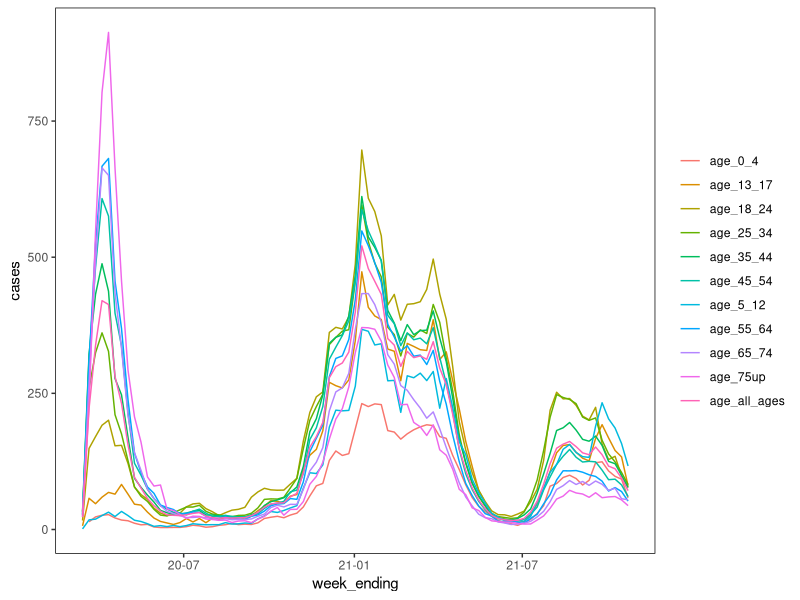
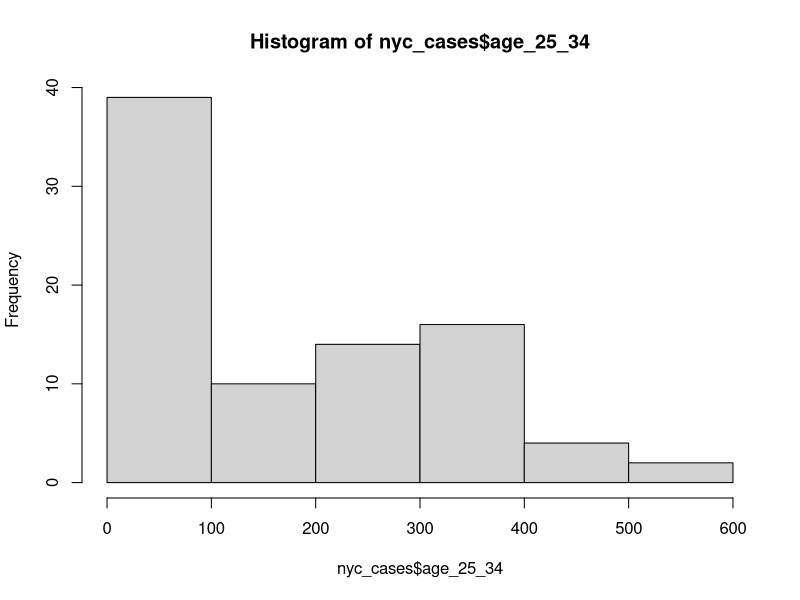
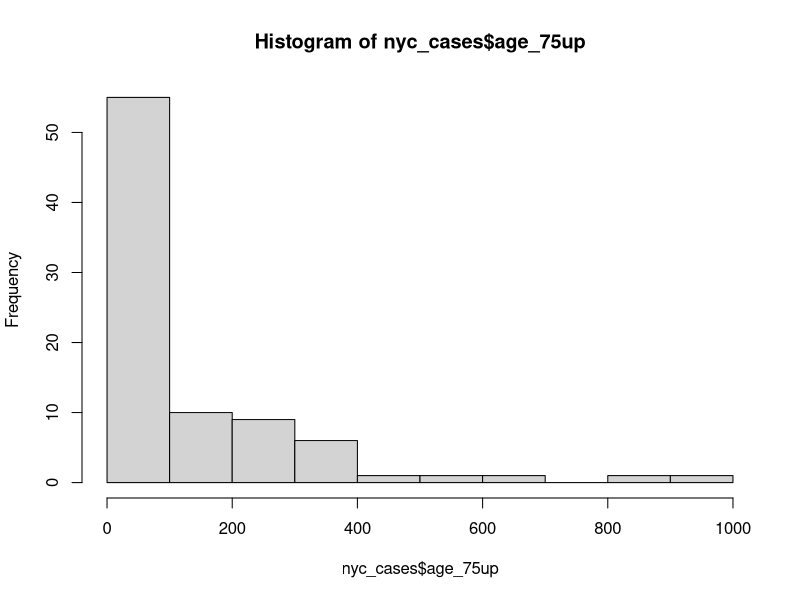
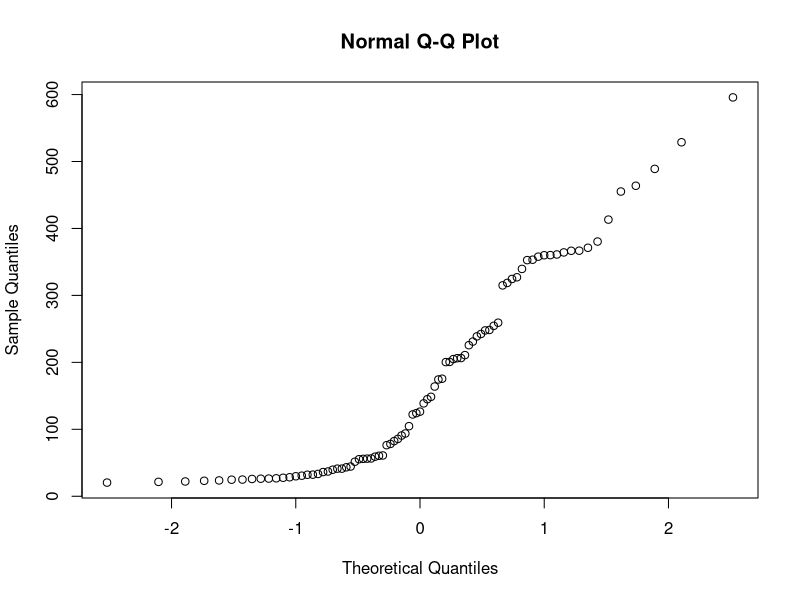
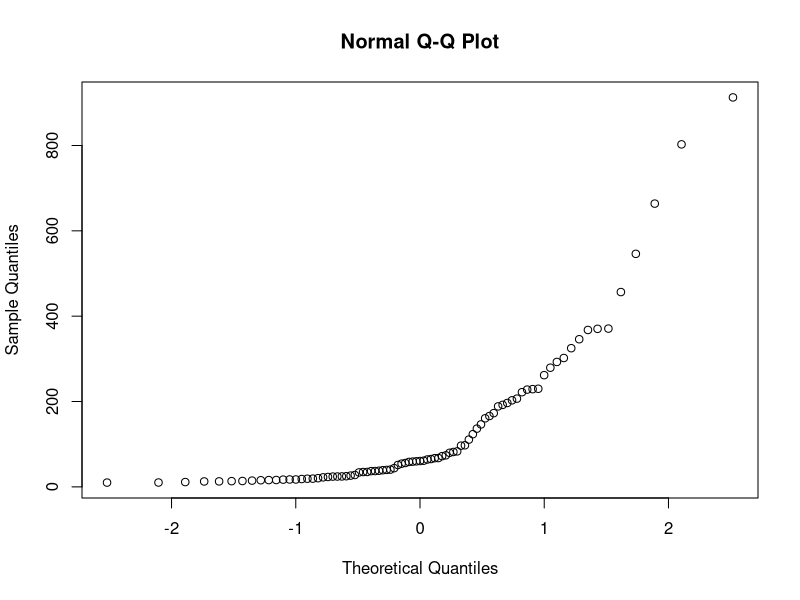
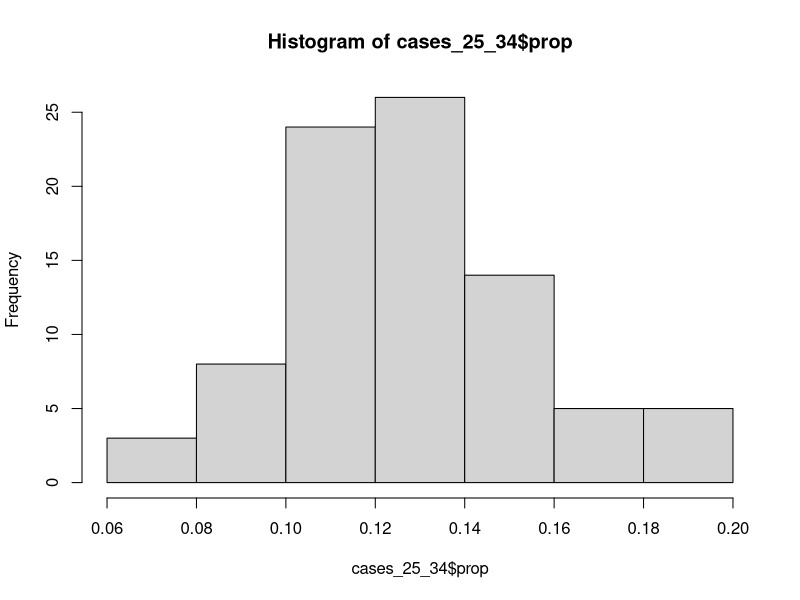
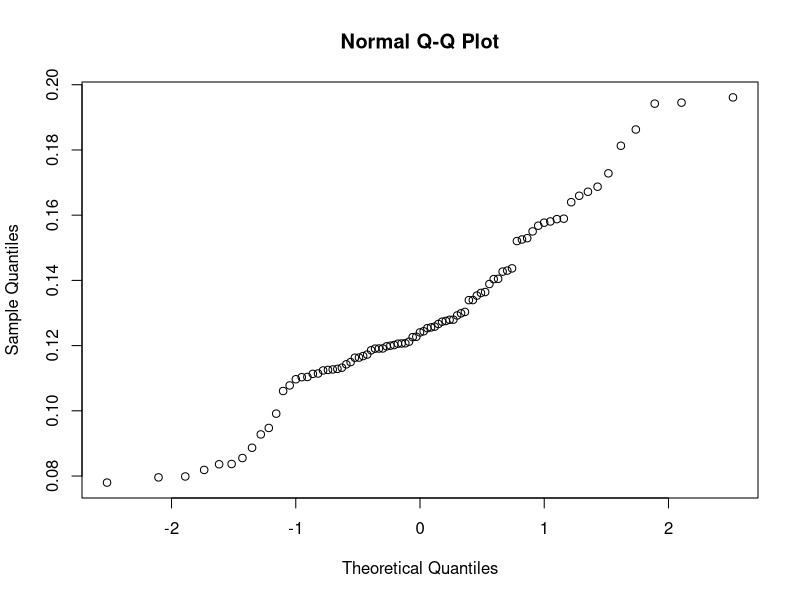
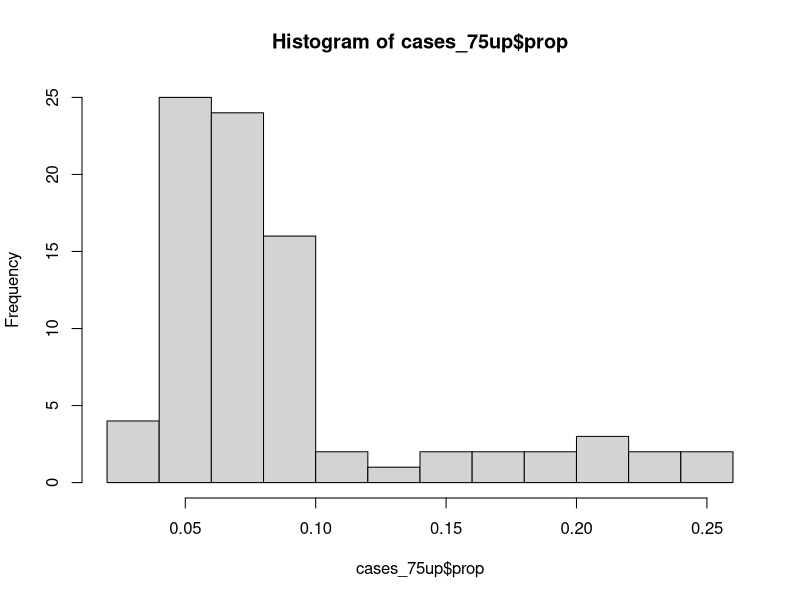

Write R code to recreate these figures, in order.
## ---- chunk 1
knitr::opts_chunk$set(echo = TRUE)
library(ggplot2)
library(dplyr)
library(tidyr)
## ---- chunk 2

nyc_cases<- read.csv("NYC_covid_cases_by_age.csv")
nyc_cases_long <- nyc_cases %>% gather("age_group", "cases", -week_ending)
nyc_cases_long$age_group<- as.factor(nyc_cases_long$age_group)
nyc_cases_long$week_ending <- as.Date(nyc_cases_long$week_ending, "%m/%d/%Y")
## ---- chunk 3
cases_weekly_plot<- ggplot(nyc_cases_long, aes(x=week_ending, y = cases, 
                                               color= age_group, group= age_group))+
  geom_line() +
  theme(panel.background=element_blank(), 
        strip.background = element_blank(),
        strip.placement = "outside",
        strip.text=element_blank(),
        panel.border=element_rect(colour="black",fill=NA),
        legend.title = element_blank())  
cases_weekly_plot

## ---- chunk 4
hist(nyc_cases$age_25_34)
hist(nyc_cases$age_75up)

qqnorm(nyc_cases$age_25_34)
qqnorm(nyc_cases$age_75up)

shapiro.test(nyc_cases$age_25_34)  
shapiro.test(nyc_cases$age_75up)
## ---- chunk 5
nyc_cases_prop<- nyc_cases_long %>%
  filter(age_group != "age_all_ages")

nyc_cases_prop<- nyc_cases_prop %>%
  drop_na()%>%
  group_by(week_ending) %>% 
  mutate(prop = cases/sum(cases))

cases_25_34<-nyc_cases_prop %>%
  filter(age_group == "age_25_34")

cases_75up<-nyc_cases_prop %>%
  filter(age_group == "age_75up")


hist(cases_25_34$prop)
qqnorm(cases_25_34$prop)
shapiro.test(cases_25_34$prop) 

hist(cases_75up$prop)
qqnorm(cases_75up$prop)
shapiro.test(cases_75up$prop)
## ---- chunk 6
wilcox.test(cases_25_34$prop, cases_75up$prop, paired = F)
## ---- chunk 7
cases_25_34<- cases_25_34%>%
  mutate(Delta= ifelse(week_ending < "0021-06-26", "Before Delta", "After Delta"))

cases_25_34_before <- cases_25_34 %>%
  filter(Delta == "Before Delta")

cases_25_34_after <- cases_25_34 %>%
  filter(Delta == "After Delta")

hist(cases_25_34_before$prop)
qqnorm(cases_25_34_before$prop)
shapiro.test(cases_25_34_before$prop) 

hist(cases_25_34_after$prop)
qqnorm(cases_25_34_after$prop)
shapiro.test(cases_25_34_after$prop) 

cases_before_after_delta_plot<- ggplot(cases_25_34, aes(x=prop, color= Delta,
                                                        group= Delta))+
  geom_density() +
  theme(panel.background=element_blank(), 
        strip.background = element_blank(),
        strip.placement = "outside",
        strip.text=element_blank(),
        panel.border=element_rect(colour="black",fill=NA),
        legend.title = element_blank())  
cases_before_after_delta_plot

t.test(cases_25_34_before$prop, cases_25_34_after$prop)

## ---- chunk 8
vaccinated<- c(820,32,4)
unvaccinated<- c(4140,349,39)

breakthrough<- data.frame(vaccinated, unvaccinated)
rownames(breakthrough)<- c("cases", "hospitalizations", "deaths")

chisq.test(breakthrough)
